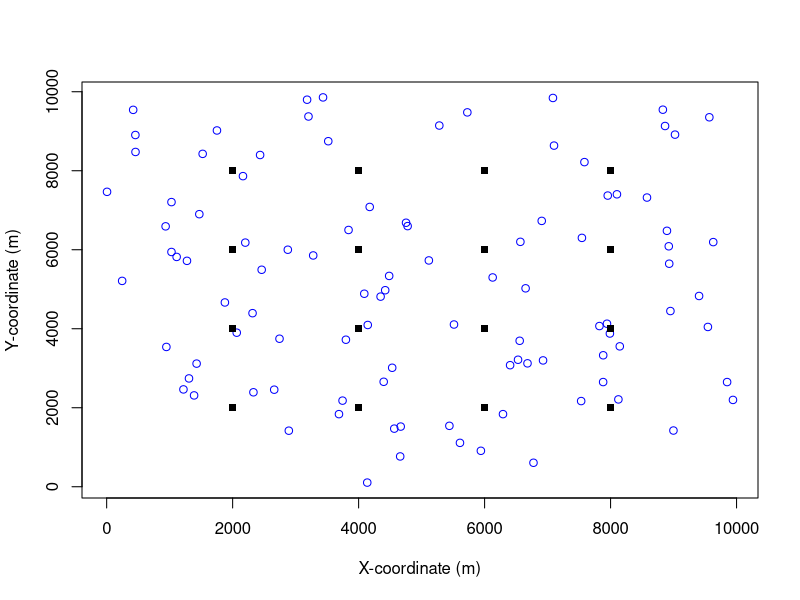
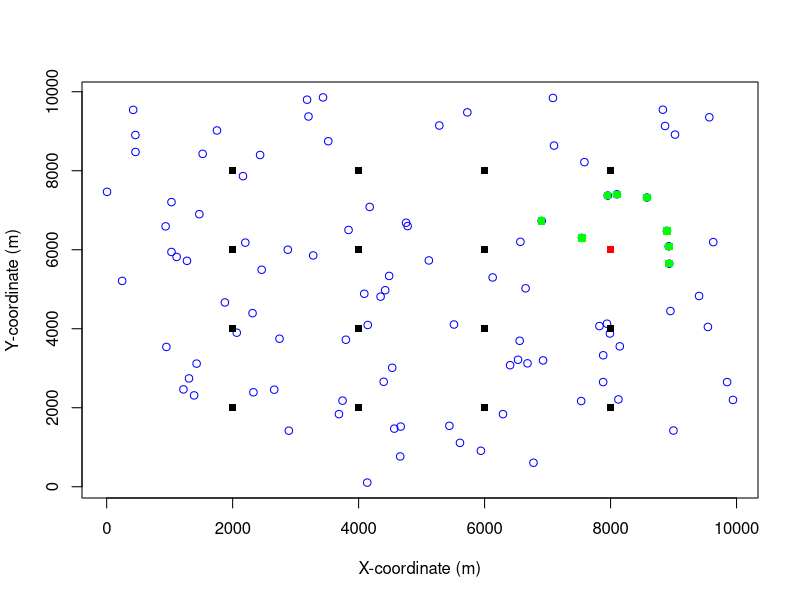
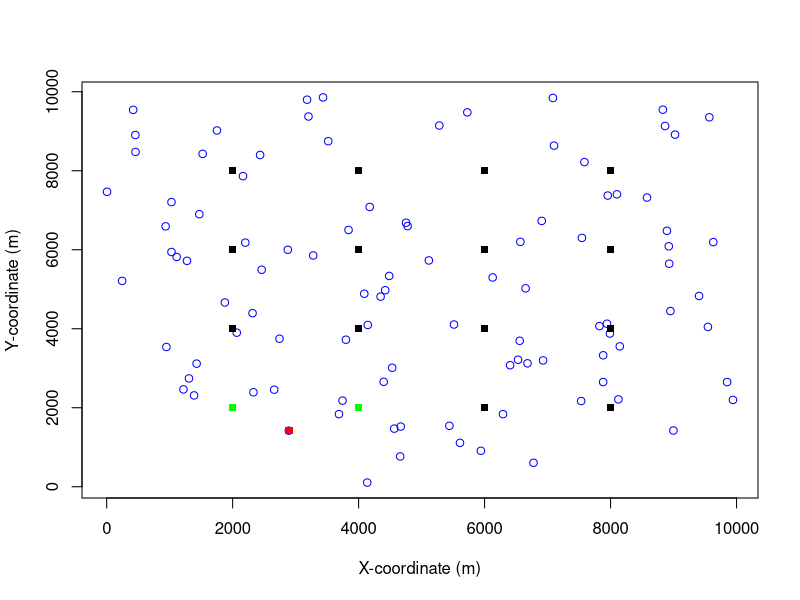

Write R code to recreate these figures, in order.
set.seed(123)
library(lubridate)
library(circular)

# x and y in square survey site with dimensions 10km x 10km with markers every 2000m
# mics
x_mic = seq(from = 2000, to = 8000, by = 2000)
y_mic = seq(from = 2000, to = 8000, by = 2000)

mic_coords = expand.grid(x = x_mic, y = y_mic)
colnames(mic_coords) = c('x_mic', 'y_mic')
mic_coords = as.matrix(mic_coords)

# expectation of gibbon groups in survey area
intensity = 0.000001 # modelling parameter
x_perimeter = 10000
y_perimeter = 10000
survey_area = x_perimeter * y_perimeter
expected_gibbon_groups = intensity * survey_area

# homogeneous Poisson point process for getting gibbon coordinates
x_gibbon_group <- round(runif(expected_gibbon_groups, 0, x_perimeter))
y_gibbon_group <- round(runif(expected_gibbon_groups, 0, y_perimeter))

gibbon_group_coords = cbind(x_gibbon_group, y_gibbon_group)
gibbon_group_coords = as.matrix(gibbon_group_coords)

# plot of mic grid and Poisson point process distributed gibbon groups
{
plot(x_gibbon_group, y_gibbon_group, type = "p", col = "blue", pch = 1, xlab = "X-coordinate (m)", ylab = "Y-coordinate (m)")
points(mic_coords[,1], mic_coords[,2], type = "p", col = "black", pch = 15)
}

# euclidean distance for detector to gibbon observation
dist_mic_gibbon <- matrix(NA, nrow = nrow(mic_coords), ncol = nrow(gibbon_group_coords))
bearing_mic_gibbon <- matrix(NA, nrow = nrow(mic_coords), ncol = nrow(gibbon_group_coords))

for (i in 1:nrow(dist_mic_gibbon)) {
  for (j in 1:ncol(dist_mic_gibbon)) {
    dist_mic_gibbon[i, j] <- sqrt(sum((mic_coords[i, ] - gibbon_group_coords[j, ])^2))
    bearing_mic_gibbon[i, j] <- atan((mic_coords[i, 2] - gibbon_group_coords[j, 2]) / (mic_coords[i, 1] - gibbon_group_coords[j, 1]))
  }
}

# half normal hazard distribution for probability matrix
lambda = 50 # modelling parameter
sigma = 500 # modelling parameter

hazard_half_normal = function(lambda, sigma, dist_matrix) {
  prob_matrix = 1 - exp(-lambda * exp((-1 * dist_matrix^2) / (2 * sigma^2)))
  return (prob_matrix)
}

detection_prob_matrix = hazard_half_normal(lambda = lambda, sigma = sigma, dist_matrix = dist_mic_gibbon)

# weighted Bernoulli trails for each gibbon group to mic for detected/undetected
detection_matrix <- matrix(NA, nrow = nrow(mic_coords), ncol = nrow(gibbon_group_coords))

for (i in 1:nrow(dist_mic_gibbon)) {
  for (j in 1:ncol(dist_mic_gibbon)) {
    detection_matrix[i, j] <- rbinom(size = 1, n = 1, prob = detection_prob_matrix[i,j])
  }
}

### plotting results

# plot detected gibbon groups for chosen mic
plot_select = 12

for (i in plot_select) {
  detection_gibbon_group_idx = which(detection_matrix[i,] == 1)
  plot(x_gibbon_group, y_gibbon_group, type = "p", col = "blue", pch = 1, xlab = "X-coordinate (m)", ylab = "Y-coordinate (m)")
  points(mic_coords[,1], mic_coords[,2], type = "p", col = "black", pch = 15)
  points(mic_coords[i,1], mic_coords[i,2], type = "p", col = "red", pch = 15)
  points(x_gibbon_group[detection_gibbon_group_idx], y_gibbon_group[detection_gibbon_group_idx], type = "p", col = "green", pch = 15)
}

# plot mics which detected a certain gibbon group
plot_select = 29

for (i in plot_select) {
  detection_mic_idx = which(detection_matrix[,i] == 1)
  print(detection_mic_idx)
  plot(x_gibbon_group, y_gibbon_group, type = "p", col = "blue", pch = 1, xlab = "X-coordinate (m)", ylab = "Y-coordinate (m)")
  points(mic_coords[,1], mic_coords[,2], type = "p", col = "black", pch = 15)
  points(x_gibbon_group[i], y_gibbon_group[i], type = "p", col = "red", pch = 15)
  points(mic_coords[detection_mic_idx,1], mic_coords[detection_mic_idx,2], type = "p", col = "green", pch = 15)
}

### create dataframes for analysis
mic_df = cbind(1:nrow(mic_coords), mic_coords)
colnames(mic_df)[1] = "mic_id"

# these are ground truth locations of each gibbon group and exact call times
gibbon_group_df = cbind(1:nrow(gibbon_group_coords), gibbon_group_coords)
colnames(gibbon_group_df)[1] = "gibbon_group_id"

# generate random ground truth call times
# todo: generate calls sequentially as events are dependent
# todo: sort out datetime zones
dawn_chorus_start_time = as.POSIXct("2023-01-01 04:00:00", tz = "UTC")
dawn_chorus_end_time = as.POSIXct("2023-01-01 05:00:00", tz = "UTC")

call_datetimes = as.POSIXct(runif(nrow(gibbon_group_df), dawn_chorus_start_time, dawn_chorus_end_time), origin = "1970-01-01", tz = "UTC")
call_timestamps = as.integer(call_datetimes)

gibbon_group_df = cbind(gibbon_group_df, call_datetimes)
colnames(gibbon_group_df)[4] = "call_datetime"

# speed of sound (m/s)
speed_of_sound = 331
von_mises_kappa = 4 # modelling parameter

recording_df = data.frame()

for (i in 1:nrow(mic_df)) {
  # construct detection dataframe for each mic
  print(i)
  recording_temp = data.frame()
  ground_truth_animal_ID = which(detection_matrix[i,] == 1)
  print(ground_truth_animal_ID)
  
  # compute measured call time which considers speed of sound
  ground_truth_call_timestamp = call_timestamps[as.integer(gibbon_group_df[ground_truth_animal_ID])]
  print(ground_truth_call_timestamp)
  ground_truth_call_datetime = as.POSIXct(ground_truth_call_timestamp, origin = "1970-01-01", tz = "UTC")
  print(ground_truth_call_datetime)
  
  measured_call_timestamp = ground_truth_call_timestamp + dist_mic_gibbon[i, ground_truth_animal_ID] / speed_of_sound
  print(measured_call_timestamp)
  measured_call_datetime = as.POSIXct(measured_call_timestamp, origin = "1970-01-01", tz = "UTC")
  print(measured_call_datetime)
  
  # compute measured bearing
  ground_truth_bearing = bearing_mic_gibbon[i, ground_truth_animal_ID]
  # von mises distribution for bearing measurement
  measured_bearing = data.frame()
  for (j in 1:length(ground_truth_animal_ID)) {
    bearing = rvonmises(n = 1, mu = ground_truth_bearing[j], kappa = von_mises_kappa)
    measured_bearing = rbind(measured_bearing, bearing)
  }
  colnames(measured_bearing) = "measured_bearing"
  
  # binding dataframes for each mic
  recording_temp = cbind(rep(i, times = length(ground_truth_animal_ID)), ground_truth_animal_ID, ground_truth_call_datetime, measured_call_datetime, ground_truth_bearing, measured_bearing)
  recording_df = rbind(recording_df, recording_temp)
}
